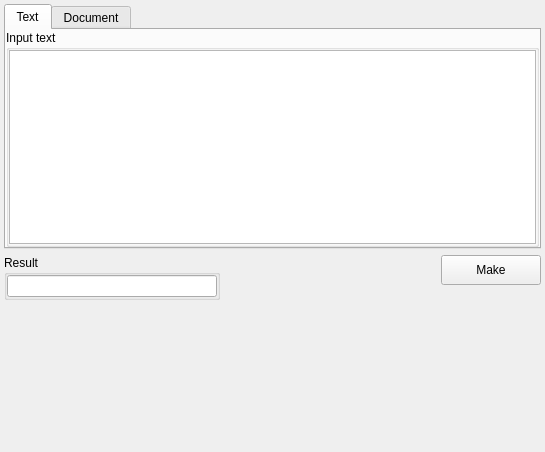
<?xml version="1.0" encoding="UTF-8"?>
<ui version="4.0">
 <class>SHA1</class>
 <widget class="QWidget" name="SHA1">
  <property name="geometry">
   <rect>
    <x>0</x>
    <y>0</y>
    <width>545</width>
    <height>452</height>
   </rect>
  </property>
  <property name="windowTitle">
   <string>Form</string>
  </property>
  <layout class="QVBoxLayout" name="verticalLayout_6">
   <property name="leftMargin">
    <number>4</number>
   </property>
   <property name="topMargin">
    <number>4</number>
   </property>
   <property name="rightMargin">
    <number>4</number>
   </property>
   <property name="bottomMargin">
    <number>4</number>
   </property>
   <item>
    <widget class="QTabWidget" name="tab_widget">
     <property name="maximumSize">
      <size>
       <width>16777215</width>
       <height>400</height>
      </size>
     </property>
     <property name="currentIndex">
      <number>0</number>
     </property>
     <widget class="QWidget" name="tab_text">
      <attribute name="title">
       <string>Text</string>
      </attribute>
      <layout class="QHBoxLayout" name="horizontalLayout">
       <property name="spacing">
        <number>12</number>
       </property>
       <property name="leftMargin">
        <number>0</number>
       </property>
       <property name="topMargin">
        <number>0</number>
       </property>
       <property name="rightMargin">
        <number>0</number>
       </property>
       <property name="bottomMargin">
        <number>0</number>
       </property>
       <item>
        <widget class="QGroupBox" name="group_box_input">
         <property name="title">
          <string>Input text</string>
         </property>
         <layout class="QVBoxLayout" name="verticalLayout">
          <property name="leftMargin">
           <number>0</number>
          </property>
          <property name="topMargin">
           <number>0</number>
          </property>
          <property name="rightMargin">
           <number>0</number>
          </property>
          <property name="bottomMargin">
           <number>0</number>
          </property>
          <item>
           <widget class="QTextEdit" name="text_edit_input"/>
          </item>
         </layout>
        </widget>
       </item>
      </layout>
     </widget>
     <widget class="QWidget" name="tab_document">
      <attribute name="title">
       <string>Document</string>
      </attribute>
     </widget>
    </widget>
   </item>
   <item>
    <layout class="QHBoxLayout" name="horizontal_layout_1">
     <item>
      <layout class="QVBoxLayout" name="vertical_layout_2">
       <item>
        <widget class="QGroupBox" name="group_box_result">
         <property name="maximumSize">
          <size>
           <width>300</width>
           <height>16777215</height>
          </size>
         </property>
         <property name="title">
          <string>Result</string>
         </property>
         <layout class="QVBoxLayout" name="verticalLayout_3">
          <property name="leftMargin">
           <number>0</number>
          </property>
          <property name="topMargin">
           <number>0</number>
          </property>
          <property name="rightMargin">
           <number>0</number>
          </property>
          <property name="bottomMargin">
           <number>0</number>
          </property>
          <item>
           <widget class="QLineEdit" name="line_edit_result">
            <property name="readOnly">
             <bool>true</bool>
            </property>
           </widget>
          </item>
         </layout>
        </widget>
       </item>
       <item>
        <spacer name="vertical_spacer_2">
         <property name="orientation">
          <enum>Qt::Vertical</enum>
         </property>
         <property name="sizeHint" stdset="0">
          <size>
           <width>20</width>
           <height>0</height>
          </size>
         </property>
        </spacer>
       </item>
      </layout>
     </item>
     <item>
      <spacer name="horizontal_spacer_1">
       <property name="orientation">
        <enum>Qt::Horizontal</enum>
       </property>
       <property name="sizeType">
        <enum>QSizePolicy::Expanding</enum>
       </property>
       <property name="sizeHint" stdset="0">
        <size>
         <width>0</width>
         <height>20</height>
        </size>
       </property>
      </spacer>
     </item>
     <item>
      <layout class="QVBoxLayout" name="vertical_layout_1">
       <item>
        <layout class="QHBoxLayout" name="horizontal_layout_2">
         <item>
          <widget class="QPushButton" name="button_make">
           <property name="minimumSize">
            <size>
             <width>100</width>
             <height>30</height>
            </size>
           </property>
           <property name="maximumSize">
            <size>
             <width>16777215</width>
             <height>16777215</height>
            </size>
           </property>
           <property name="text">
            <string>Make</string>
           </property>
          </widget>
         </item>
        </layout>
       </item>
       <item>
        <spacer name="vertical_spacer_1">
         <property name="orientation">
          <enum>Qt::Vertical</enum>
         </property>
         <property name="sizeHint" stdset="0">
          <size>
           <width>20</width>
           <height>40</height>
          </size>
         </property>
        </spacer>
       </item>
      </layout>
     </item>
    </layout>
   </item>
  </layout>
 </widget>
 <resources/>
 <connections/>
</ui>
